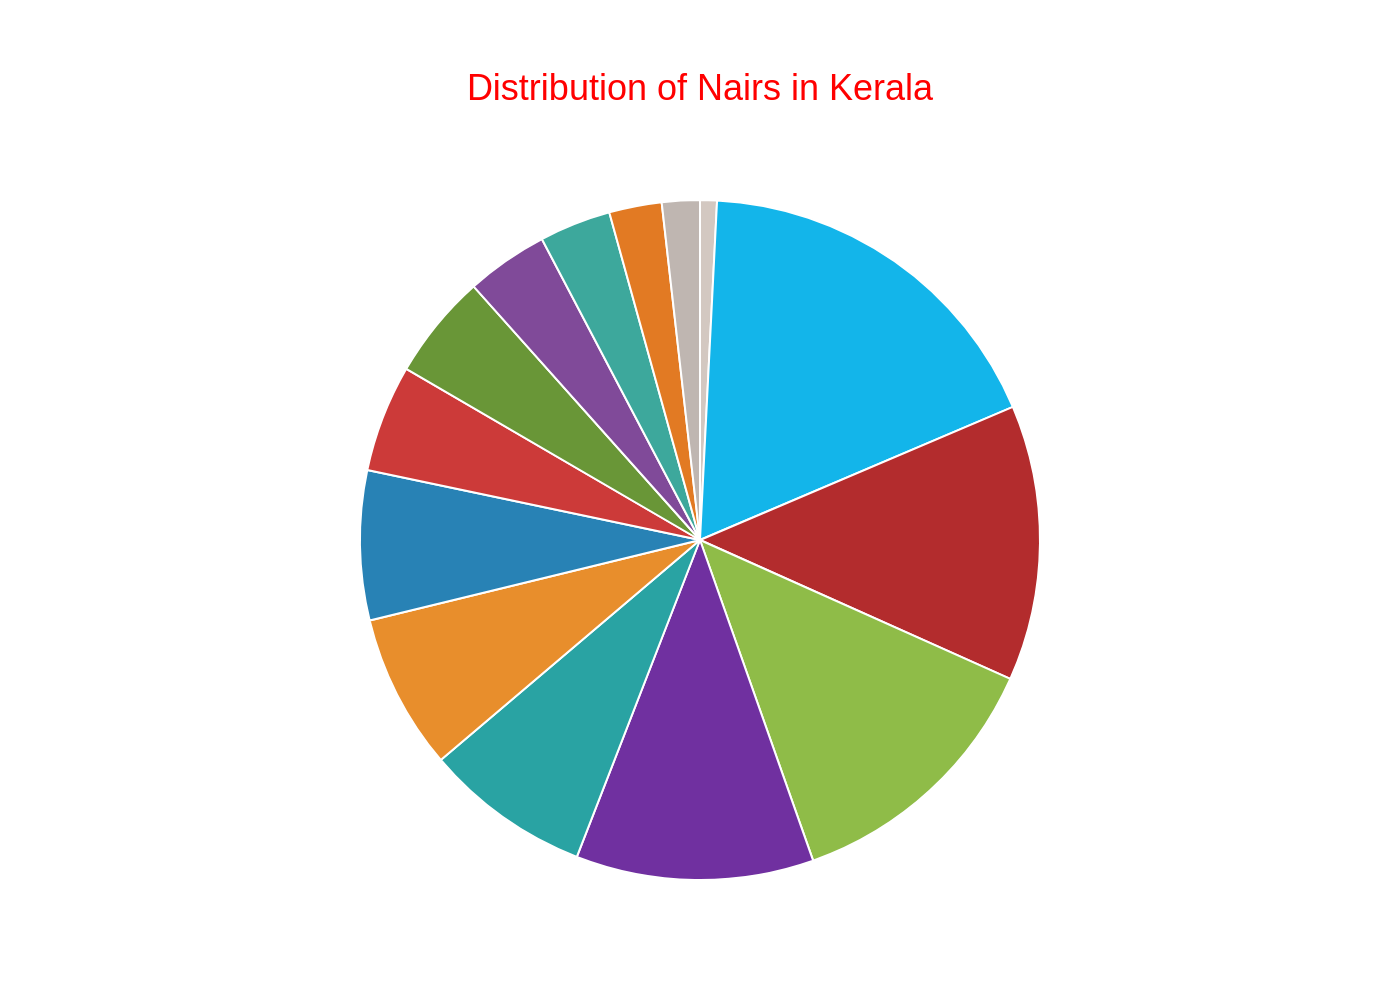

The script that drew this image:
import sys
import json
import plotly.graph_objects as go
import pathlib

if len(sys.argv) != 2:
    print("Usage: python <script_name>.py <json_file_path>")
    sys.exit(1)

json_path = sys.argv[1]

try:
    with open(json_path, 'r', encoding='utf-8') as f:
        config = json.load(f)
except FileNotFoundError:
    print(f"Error: The file {json_path} was not found.")
    sys.exit(1)
except json.JSONDecodeError:
    print(f"Error: The file {json_path} is not a valid JSON file.")
    sys.exit(1)

chart_data = config.get('chart_data', [])
texts = config.get('texts', {})
colors = config.get('colors', [])

labels = [d['label'] for d in chart_data]
values = [d['value'] for d in chart_data]
pie_text_labels = [f"{d['label']} {d['value']}%" for d in chart_data]

fig = go.Figure(data=[go.Pie(
    labels=labels,
    values=values,
    text=pie_text_labels,
    textinfo='none',
    textposition='outside',
    marker=dict(colors=colors, line=dict(color='#FFFFFF', width=1)),
    hoverinfo='label+percent',
    sort=False,
    direction='clockwise'
)])

title_text = texts.get('title', '')
if texts.get('subtitle'):
    title_text += f"<br><sub>{texts['subtitle']}</sub>"

fig.update_layout(
    title_text=title_text,
    title_x=0.5,
    title_font=dict(family="Arial", size=18, color="#FF0000"),
    font=dict(family="Arial", size=12),
    showlegend=False,
    paper_bgcolor='white',
    plot_bgcolor='white',
    margin=dict(l=60, r=60, t=100, b=60)
)

output_filename_base = pathlib.Path(json_path).stem
output_filename_png = f"{output_filename_base}.png"

try:
    fig.write_image(output_filename_png, scale=2)
    print(f"Chart saved to {output_filename_png}")
except Exception as e:
    print(f"Error saving image: {e}")
    sys.exit(1)
